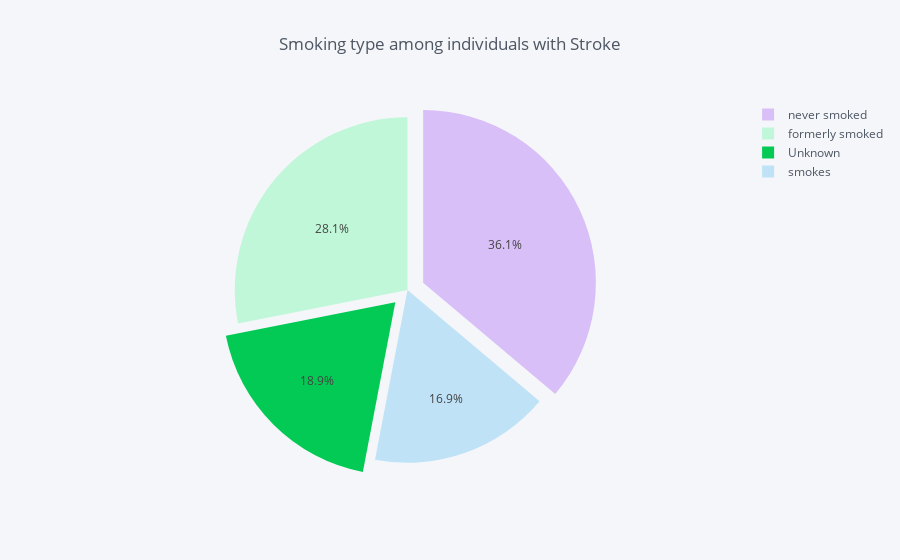

The notebook cell this image was saved under:
### Code cell
smoking = df.groupby(df['smoking_status'])['stroke'].sum() 
df_smoking = pd.DataFrame({'labels': smoking.index, 'values': smoking.values}) 
df_smoking.iplot(kind='pie', labels='labels', values='values', title='Smoking type among individuals with Stroke', 
             colors=['#03ca54', '#bff7d8', '#d9bff7', '#bfe2f7'],pull=[0.1,0,0.1,0,0.1])

### Figure 1 — Plotly figure (JSON) as saved in the notebook; plotly's stock layout.template omitted (floating-point values rounded to 4 significant figures)
{"data": [{"labels": ["Unknown", "formerly smoked", "never smoked", "smokes"], "marker": {"colors": ["rgba(3, 202, 84, 1.0)", "rgba(191, 247, 216, 1.0)", "rgba(217, 191, 247, 1.0)", "rgba(191, 226, 247, 1.0)"]}, "name": "", "pull": [0.1, 0, 0.1, 0, 0.1], "type": "pie", "values": [47, 70, 90, 42]}], "layout": {"legend": {"bgcolor": "#F5F6F9", "font": {"color": "#4D5663"}}, "paper_bgcolor": "#F5F6F9", "plot_bgcolor": "#F5F6F9", "title": "Smoking type among individuals with Stroke", "titlefont": {"color": "#4D5663"}}}
